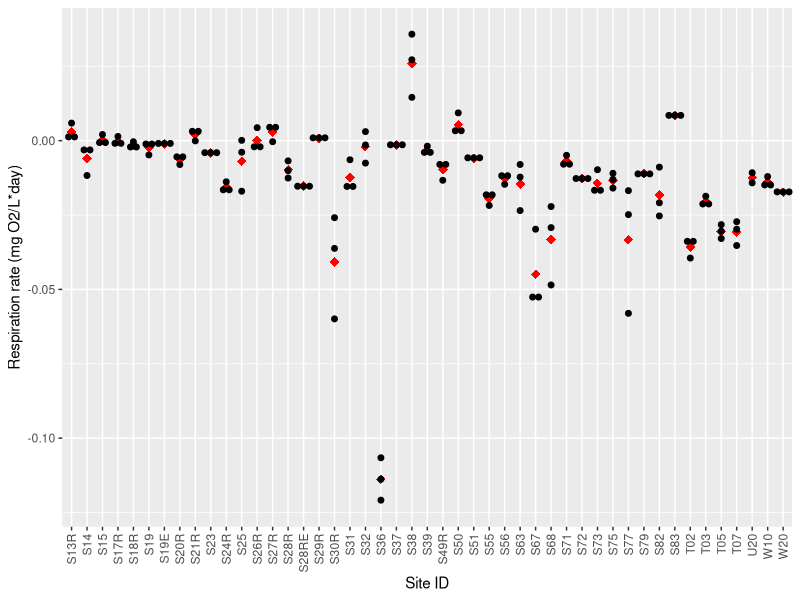
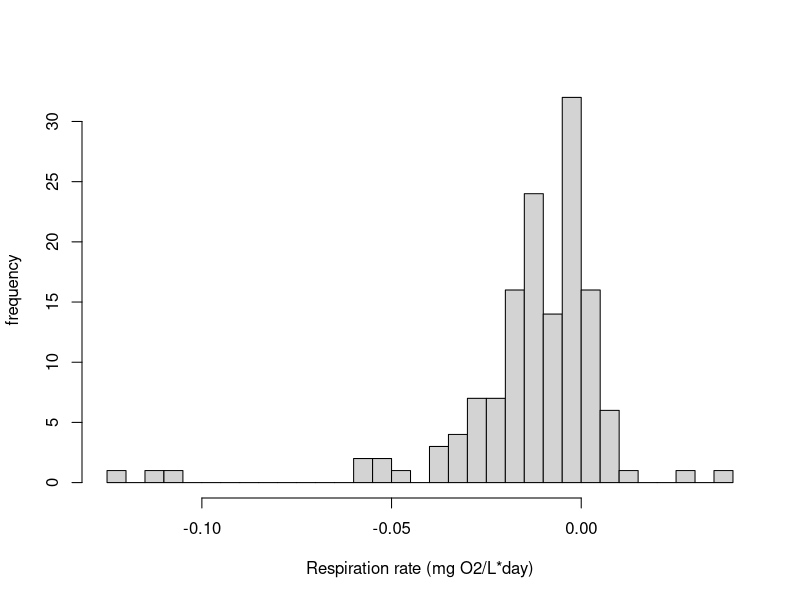
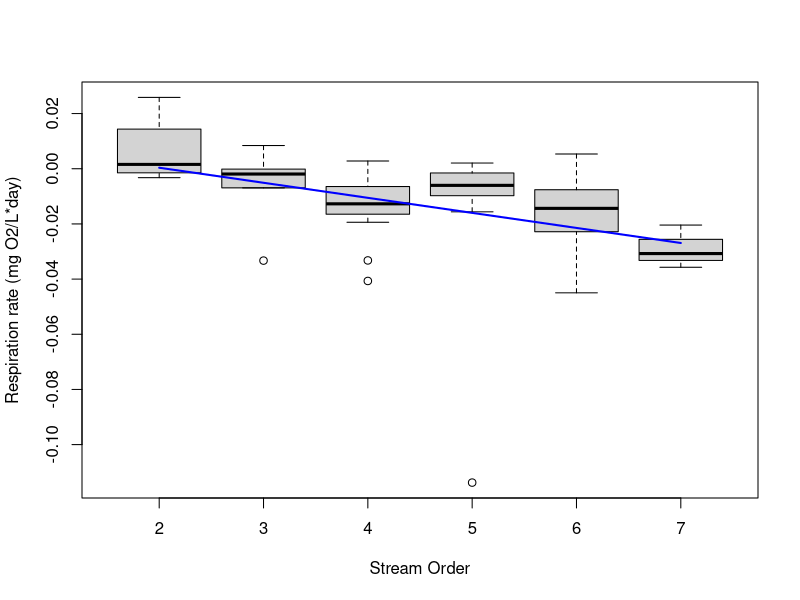
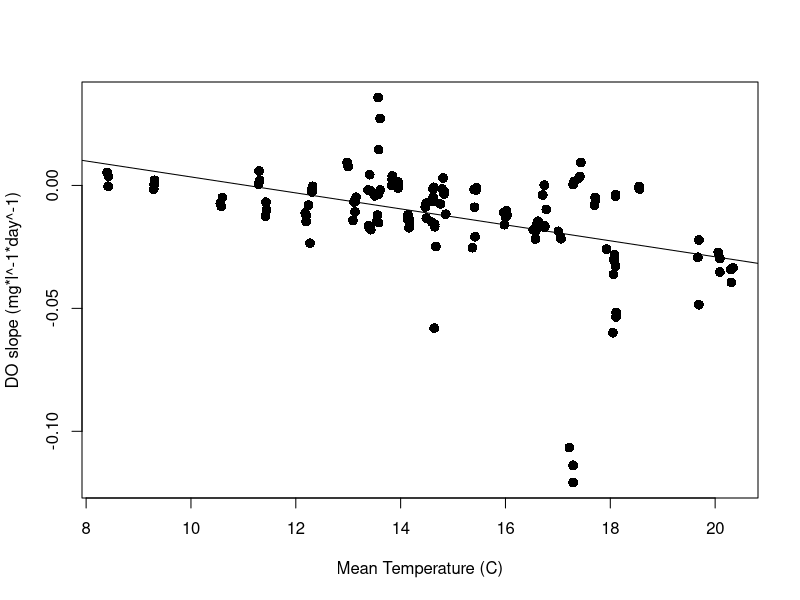

Write R code to recreate these figures, in order.
## ---- chunk 1
knitr::opts_chunk$set(echo = TRUE)
## ---- chunk 2
library(ggplot2)
#library("anytime")
#library(tidyverse)
# set working directory
#setwd("C:/Users/kauf093/OneDrive - PNNL/Documents/2020 RC2/august_manual_chamber_testing");
## ---- chunk 3
indata<-read.csv("RC2_Minidot_lm_summary_v1.csv")
names<-rbind(as.data.frame(indata$Site_ID) ,as.data.frame(indata$Site_ID), as.data.frame(indata$Site_ID))
doslope1<-as.data.frame(indata$Dissolved_Oxygen_1_Slope)
colnames(doslope1)<-"doslope"
doslope2<-as.data.frame(indata$Dissolved_Oxygen_2_Slope)
colnames(doslope2)<-"doslope"
doslope3<-as.data.frame(indata$Dissolved_Oxygen_3_Slope)
colnames(doslope3)<-"doslope"
doslope<-rbind(doslope1,doslope2,doslope3)
doslope<-doslope*60*24

doNRMSE1<-as.data.frame(indata$Dissolved_Oxygen_1_NRMSE)
colnames(doNRMSE1)<-"doNRMSE"
doNRMSE2<-as.data.frame(indata$Dissolved_Oxygen_2_NRMSE)
colnames(doNRMSE2)<-"doNRMSE"
doNRMSE3<-as.data.frame(indata$Dissolved_Oxygen_3_NRMSE)
colnames(doNRMSE3)<-"doNRMSE"
doNRMSE<-rbind(doNRMSE1,doNRMSE2,doNRMSE3)

Tmean1<-as.data.frame(indata$Temperature_1_Mean)
colnames(Tmean1)<-"Tmean"
Tmean2<-as.data.frame(indata$Temperature_2_Mean)
colnames(Tmean2)<-"Tmean"
Tmean3<-as.data.frame(indata$Temperature_3_Mean)
colnames(Tmean3)<-"Tmean"
Tmean<-rbind(Tmean1,Tmean2,Tmean3)

rawdata<-cbind(names,doslope,doNRMSE,Tmean)
colnames(rawdata)<-c("SID","DO.slope.mgday","DO.NRMSE","T_mean")

#remove all the intermediate tables
rm(list=setdiff(ls(), "rawdata"))

#remove any rows where DO NRMSE is greater than 0.01
rawdata<-subset(rawdata, DO.NRMSE<=0.01)

#average rate and temperature data by site
site_mean <- aggregate(cbind(DO.slope.mgday,T_mean) ~ SID, data = rawdata, FUN = mean, na.rm = TRUE)
print("mean")
mean(site_mean$DO.slope.mgday)
print("min")
min(site_mean$DO.slope.mgday)
print("max")
max(site_mean$DO.slope.mgday)
print("sd")
sd(site_mean$DO.slope.mgday)

## ---- chunk 4
#chemistry data 
#//pnl/projects/SBR_SFA/RC1/RC2-Data-Deliveries/RC2-Spatial-Study-2021-Sample-Data/SPS_DIC_NPOC_TN_TSS.csv
chemdataheaders<-read.csv("SPS_DIC_NPOC_TN_TSS.csv",skip = 2, header = F, nrows = 1, as.is = T)
chemdata<-read.csv("SPS_DIC_NPOC_TN_TSS.csv",skip=14,header = F)
colnames(chemdata)= chemdataheaders

#site ID to vial ID mapping info
#//pnl/projects/SBR_SFA/RC2/04_Spatial_Study_2021/06_Metadata/RC2 Spatial Study (Responses) - Form Responses 1(updated 2022-05-17).csv
IDmapping<-read.csv("RC2 Spatial Study (Responses) - Form Responses 1(updated 2022-05-17).csv",header = T)
IDmapping<-data.frame(IDmapping$Site_Vial_ID_.SPS_4_digit_numeric_code,IDmapping$ID)

chemdata<-chemdata[!(chemdata$Field_Name=="#End_Data"),]
chemdata$sample_id<-substr(chemdata$Sample_Name,0,8)
chemdata$repnum<-substr(chemdata$Sample_Name,10,10)

#remove any -9999 values
chemdata$`00691_DIC_mg_per_L_as_C`[chemdata$`00691_DIC_mg_per_L_as_C` == -9999] <- NA
chemdata$`00681_NPOC_mg_per_L_as_C`[chemdata$`00681_NPOC_mg_per_L_as_C` == -9999] <- NA
chemdata$`00602_TN_mg_per_L_as_N`[chemdata$`00602_TN_mg_per_L_as_N` == -9999] <- NA
chemdata$`00530_TSS_mg_per_L`[chemdata$`00530_TSS_mg_per_L` == -9999] <- NA

#remove any values that contain data flags
chemdata$`00691_DIC_mg_per_L_as_C`<- lapply(chemdata$`00691_DIC_mg_per_L_as_C`, function(x) as.numeric(as.character(x)))
chemdata$`00681_NPOC_mg_per_L_as_C`<- lapply(chemdata$`00681_NPOC_mg_per_L_as_C`, function(x) as.numeric(as.character(x)))
chemdata$`00602_TN_mg_per_L_as_N`<- lapply(chemdata$`00602_TN_mg_per_L_as_N`, function(x) as.numeric(as.character(x)))
chemdata$`00530_TSS_mg_per_L`<- lapply(chemdata$`00530_TSS_mg_per_L`, function(x) as.numeric(as.character(x)))

#aggregate replicate values by averaging reps across sample ID
DIC<- chemdata[c("sample_id","00691_DIC_mg_per_L_as_C")]
NPOC<- chemdata[c("sample_id","00681_NPOC_mg_per_L_as_C")]
TN<- chemdata[c("sample_id","00602_TN_mg_per_L_as_N")]
TSS<- chemdata[c("sample_id","00530_TSS_mg_per_L")]

DIC$`00691_DIC_mg_per_L_as_C`<-as.numeric(unlist(DIC$`00691_DIC_mg_per_L_as_C`))
NPOC$`00681_NPOC_mg_per_L_as_C`<-as.numeric(unlist(NPOC$`00681_NPOC_mg_per_L_as_C`))
TN$`00602_TN_mg_per_L_as_N`<-as.numeric(unlist(TN$`00602_TN_mg_per_L_as_N`))
TSS$`00530_TSS_mg_per_L`<-as.numeric(unlist(TSS$`00530_TSS_mg_per_L`))

DIC <- DIC[complete.cases(DIC), ]
NPOC <- NPOC[complete.cases(NPOC), ]
TN <- TN[complete.cases(TN), ]
TSS <- TSS[complete.cases(TSS), ]

DICagg = aggregate(DIC,
                by = list(DIC$sample_id),
                FUN = mean)
NPOCagg = aggregate(NPOC,
                by = list(NPOC$sample_id),
                FUN = mean)
TNagg = aggregate(TN,
                by = list(TN$sample_id),
                FUN = mean)
TSSagg = aggregate(TSS,
                by = list(TSS$sample_id),
                FUN = mean)

chemdata_agg<-data.frame(chemdata$sample_id)
chemdata_agg<-chemdata_agg[!duplicated(chemdata_agg), ]
chemdata_agg<-sort(chemdata_agg, decreasing = FALSE)
chemdata_agg<-data.frame(chemdata_agg)
colnames(chemdata_agg)<-"sample_id"

chemdata_agg<-merge(x=chemdata_agg, y=IDmapping,by.x="sample_id",by.y="IDmapping.Site_Vial_ID_.SPS_4_digit_numeric_code", all.x=TRUE, sort = TRUE)
chemdata_agg<-chemdata_agg[!is.na(chemdata_agg$IDmapping.ID),]

chemdata_agg<-merge(x=chemdata_agg, y=DICagg,by.x="sample_id",by.y="Group.1", all.x=TRUE, sort = TRUE)
chemdata_agg <- subset(chemdata_agg, select = -(sample_id.y))

chemdata_agg<-merge(x=chemdata_agg, y=NPOCagg,by.x="sample_id",by.y="Group.1", all.x=TRUE, sort = TRUE)
chemdata_agg <- subset(chemdata_agg, select = -(sample_id.y))

chemdata_agg<-merge(x=chemdata_agg, y=TNagg,by.x="sample_id",by.y="Group.1", all.x=TRUE, sort = TRUE)
chemdata_agg <- subset(chemdata_agg, select = -(sample_id.y))

chemdata_agg<-merge(x=chemdata_agg, y=TSSagg,by.x="sample_id",by.y="Group.1", all.x=TRUE, sort = TRUE)
chemdata_agg <- subset(chemdata_agg, select = -(sample_id.y))
## ---- chunk 5

#merge chem data with DO rate data
chemdata_merged<-merge(x=chemdata_agg, y=site_mean, by.x="IDmapping.ID", by.y="SID",all=TRUE)
#write chemdata_merged
#write.csv(chemdata_merged,"chem_data.csv", row.names = FALSE)
## ---- chunk 6
ggplot(rawdata, aes(x=SID, y=DO.slope.mgday)) + 
  stat_summary(fun=mean, geom="point", shape=18,size=3, color="red") +
  geom_dotplot(binaxis='y', stackdir='center',binwidth = 0.002,) +
  ylab("Respiration rate (mg O2/L*day)") + xlab("Site ID") + 
  theme(axis.text.x = element_text(angle = 90, vjust = 0.5, hjust=1),legend.position = c(0, 0))
## ---- chunk 7
hist(rawdata$DO.slope.mgday,breaks=25,main="",xlab="Respiration rate (mg O2/L*day)", ylab="frequency")
## ---- chunk 8
#import stream order and catchment area data
#\\pnl\projects\SBR_SFA\RC2\07_Geospatial_Data\RC2_all_stream_Attributes_updated.csv
#\\pnl\projects\SBR_SFA\RC2\07_Geospatial_Data\RC2_all_topographic_Attributes_updated.csv

stream_order<-read.csv("RC2_all_stream_Attributes_updated.csv")
stream_order <- stream_order[,c("site_ID","StreamOrde")]

#rename 3 sites to match 2021 data naming convention
stream_order$site_ID[stream_order$site_ID == "W20"] <- "RC3_01"    
stream_order$site_ID[stream_order$site_ID == "W10"] <- "RC3_02" 
stream_order$site_ID[stream_order$site_ID == "U20"] <- "RC3_03" 

Tbasin_area<-read.csv("RC2_all_topographic_Attributes_updated.csv")
Tbasin_area <- Tbasin_area[,c("site_ID","TOT_BASIN_AREA")]
Tbasin_area$site_ID[Tbasin_area$site_ID == "W20"] <- "RC3_01"    
Tbasin_area$site_ID[Tbasin_area$site_ID == "W10"] <- "RC3_02" 
Tbasin_area$site_ID[Tbasin_area$site_ID == "U20"] <- "RC3_03" 

spatialdata_merged<-merge(x=chemdata_merged, y=stream_order, by.x="IDmapping.ID", by.y="site_ID")
spatialdata_merged<-merge(x=spatialdata_merged, y=Tbasin_area, by.x="IDmapping.ID", by.y="site_ID")

write.csv(spatialdata_merged,"spatial_data.csv", row.names = FALSE)

boxplot(DO.slope.mgday~StreamOrde,data=spatialdata_merged, main="",
   xlab="Stream Order", ylab="Respiration rate (mg O2/L*day)")
slope.streamorder <- lm(DO.slope.mgday ~ StreamOrde, data=spatialdata_merged)
X = sort(unique(spatialdata_merged$StreamOrde))
lines(x=1:length(X),
y=predict(slope.streamorder,data.frame(StreamOrde=X)),col="blue",lwd=2)

boxplot_linreg <- lm(DO.slope.mgday ~ StreamOrde, data=spatialdata_merged)
summary(boxplot_linreg)
## ---- chunk 9
plot(rawdata$T_mean, rawdata$DO.slope.mgday, pch = 16, cex = 1.3, col = "black", main = "", xlab="Mean Temperature (C)",ylab="DO slope (mg*l^-1*day^-1)")+abline(lm(`DO.slope.mgday` ~ T_mean, data=rawdata))
temp_linreg <- lm(`DO.slope.mgday` ~ T_mean, data=rawdata)
summary(temp_linreg)

